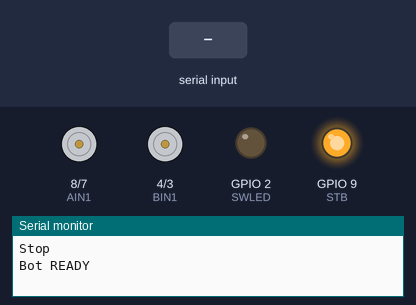
Bench run of a sketch on a simulated ESP32-S3. Shown: motor-driver pin pairs drawn as motors (green arrow = first pin HIGH = forward, orange = second pin HIGH = backward, longer = more drive, scaled by the enable pin), output pins drawn as LEDs (lit = HIGH), the last lines printed to the serial monitor. Inputs (shaded band) come from the test bench.

Above: at 1.2 s.
1.3 s: "F" received over Serial
At 2.3 s:
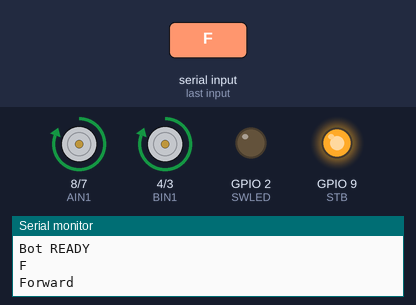
2.8 s: "B" received over Serial
At 3.5 s:
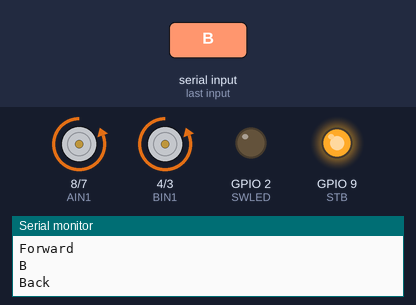
4.3 s: "L" received over Serial
At 4.6 s:
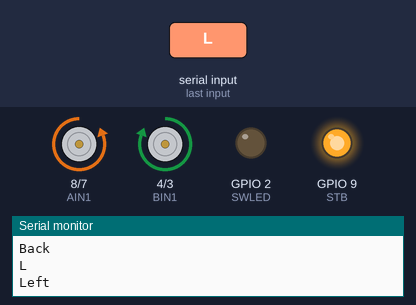
5.8 s: "R" received over Serial
At 6.9 s:
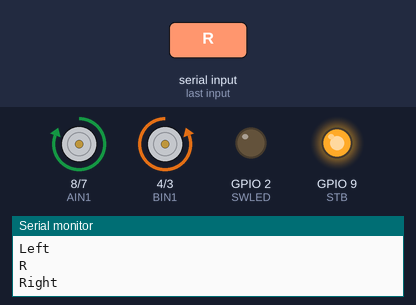
7.3 s: "S" received over Serial
At 8.1 s:
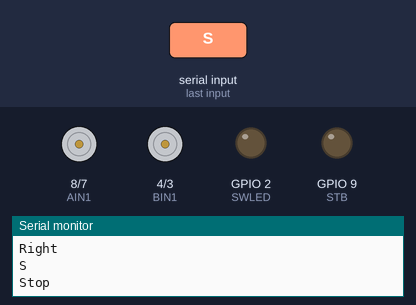
Timing chart, 0 to 9.8 s (numbered marks = the images above; inputs shaded):
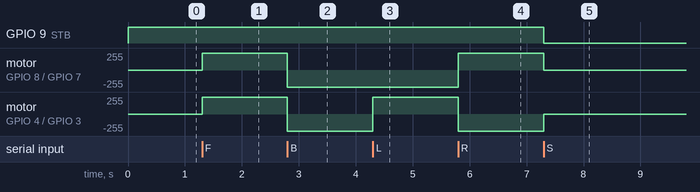

Measured:
- after the input at 1.3 s, motor on GPIO 8 (AIN1) / GPIO 7 (AIN2), motor on GPIO 4 (BIN1) / GPIO 3 (BIN2): stopped → forward 255/255 at once
- after the input at 2.8 s, motor on GPIO 8 (AIN1) / GPIO 7 (AIN2), motor on GPIO 4 (BIN1) / GPIO 3 (BIN2): forward 255/255 → backward 255/255 at once
- after the input at 4.3 s, motor on GPIO 4 (BIN1) / GPIO 3 (BIN2): backward 255/255 → forward 255/255 at once
- after the input at 5.8 s, motor on GPIO 8 (AIN1) / GPIO 7 (AIN2): backward 255/255 → forward 255/255 at once; motor on GPIO 4 (BIN1) / GPIO 3 (BIN2): forward 255/255 → backward 255/255 at once
- after the input at 7.3 s, GPIO 9 (STB): HIGH → LOW at once; motor on GPIO 8 (AIN1) / GPIO 7 (AIN2): forward 255/255 → stopped at once; motor on GPIO 4 (BIN1) / GPIO 3 (BIN2): backward 255/255 → stopped at once

The sketch:

Prototype_2_BT_Car_Nano.ino
```cpp
// #include "BluetoothSerial.h"

// BluetoothSerial SerialBT;

// Motor A (Left)
#define PWMA 6
#define AIN1 8
#define AIN2 7

// Motor B (Right)
#define PWMB 5
#define BIN1 4
#define BIN2 3

#define STB  9

// #define SWLED 16
#define SWLED 2

// PWM settings
#define PWM_FREQ 1000
#define PWM_RES 8 // 8-bit resolution (0-255)

// Motor speed (adjustable)
#define FULL_SPEED 255
#define HALF_SPEED 200
#define STOP_SPEED 0

int speed = FULL_SPEED;

void setup() {
    Serial.begin(9600);
    // Serial2.begin(9600);
    // SerialBT.begin("ESP32_RC_CAR"); // Bluetooth device name

    pinMode(AIN1, OUTPUT);
    pinMode(AIN2, OUTPUT);
    pinMode(BIN1, OUTPUT);
    pinMode(BIN2, OUTPUT);
    pinMode(STB, OUTPUT);
    pinMode(SWLED, OUTPUT);

    // Attach PWM channels
    // ledcAttach(PWMA, PWM_FREQ, PWM_RES);
    // ledcAttach(PWMB, PWM_FREQ, PWM_RES);

    stopMotors();

    digitalWrite(STB, HIGH);
    Serial.println("Bot READY");
}

void loop() {
  // if(SerialBT.connected()) {
  //   digitalWrite(SWLED, LOW);
  // } else {
  //   digitalWrite(SWLED, HIGH);
  // }
  if (Serial.available()) {
      char command = Serial.read();
      Serial.println(command);
      processCommand(command);
  }
  // if (Serial2.available()) {
  //     Serial.write(Serial2.read());
  // }
}

void processCommand(char command) {
    digitalWrite(STB, HIGH);
  switch (command) {
    case 'F': moveForward (speed);      break;
    case 'B': moveBackward(speed);      break;
    case 'L': turnLeft    (speed);      break;
    case 'R': turnRight   (speed);      break;
    case 'S': stopMotors  ();           break;
    case '0': speed = FULL_SPEED * 0.1; break;
    case '1': speed = FULL_SPEED * 0.2; break;
    case '2': speed = FULL_SPEED * 0.3; break;
    case '3': speed = FULL_SPEED * 0.4; break;
    case '4': speed = FULL_SPEED * 0.5; break;
    case '5': speed = FULL_SPEED * 0.6; break;
    case '6': speed = FULL_SPEED * 0.7; break;
    case '7': speed = FULL_SPEED * 0.8; break;
    case '8': speed = FULL_SPEED * 0.9; break;
    case '9': speed = FULL_SPEED * 1.0; break;

    default: stopMotors();
  }
}

void moveForward(int speed) {
  Serial.println("Forward");
    digitalWrite(AIN1, HIGH);
    digitalWrite(AIN2, LOW);
    analogWrite(PWMA, speed);

    digitalWrite(BIN1, HIGH);
    digitalWrite(BIN2, LOW);
    analogWrite(PWMB, speed);
}

void moveBackward(int speed) {
  Serial.println("Back");
    digitalWrite(AIN1, LOW);
    digitalWrite(AIN2, HIGH);
    analogWrite(PWMA, speed);

    digitalWrite(BIN1, LOW);
    digitalWrite(BIN2, HIGH);
    analogWrite(PWMB, speed);
}

void turnLeft(int speed) {
  Serial.println("Left");
    digitalWrite(AIN1, LOW);
    digitalWrite(AIN2, HIGH);
    analogWrite(PWMA, speed);

    digitalWrite(BIN1, HIGH);
    digitalWrite(BIN2, LOW);
    analogWrite(PWMB, speed);
}

void turnRight(int speed) {
  Serial.println("Right");
    digitalWrite(AIN1, HIGH);
    digitalWrite(AIN2, LOW);
    analogWrite(PWMA, speed);

    digitalWrite(BIN1, LOW);
    digitalWrite(BIN2, HIGH);
    analogWrite(PWMB, speed);
}

void stopMotors() {
  Serial.println("Stop");
    digitalWrite(AIN1, LOW);
    digitalWrite(AIN2, LOW);
    analogWrite(PWMA, STOP_SPEED);

    digitalWrite(BIN1, LOW);
    digitalWrite(BIN2, LOW);
    analogWrite(PWMB, STOP_SPEED);
    digitalWrite(STB, LOW);
}
```
